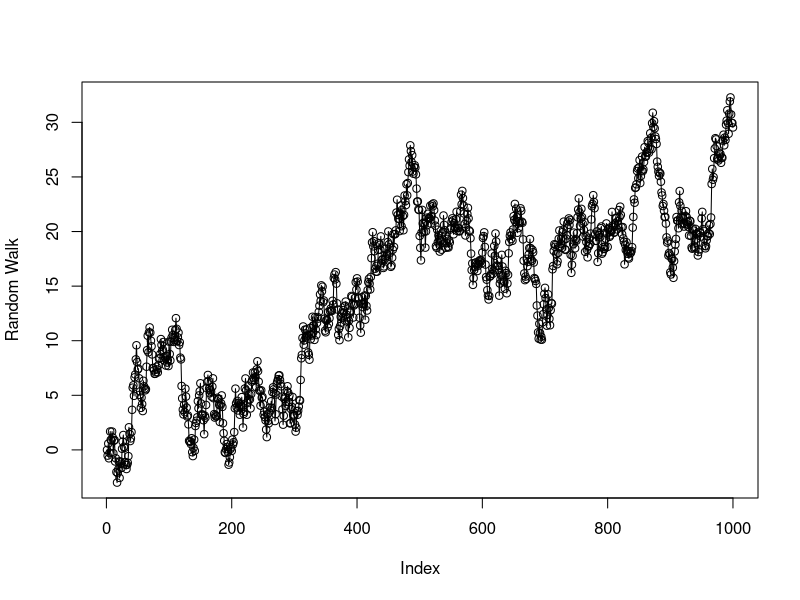
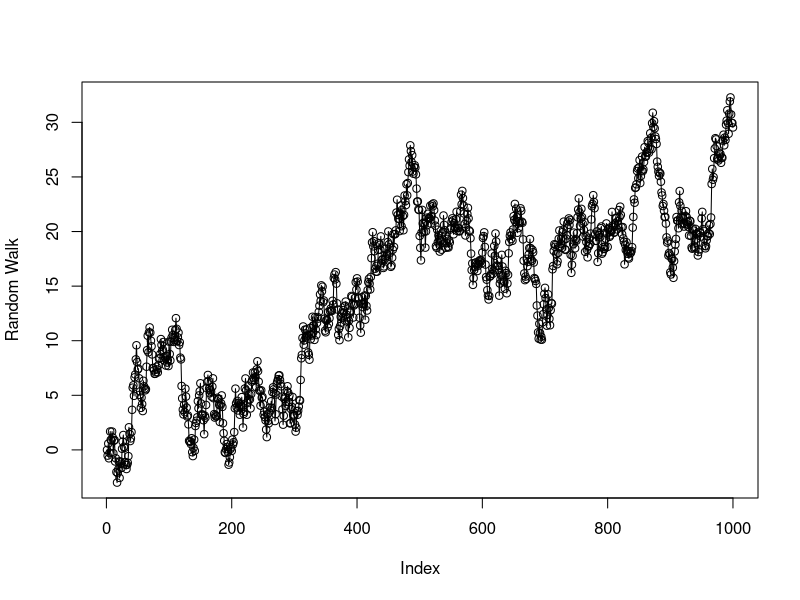
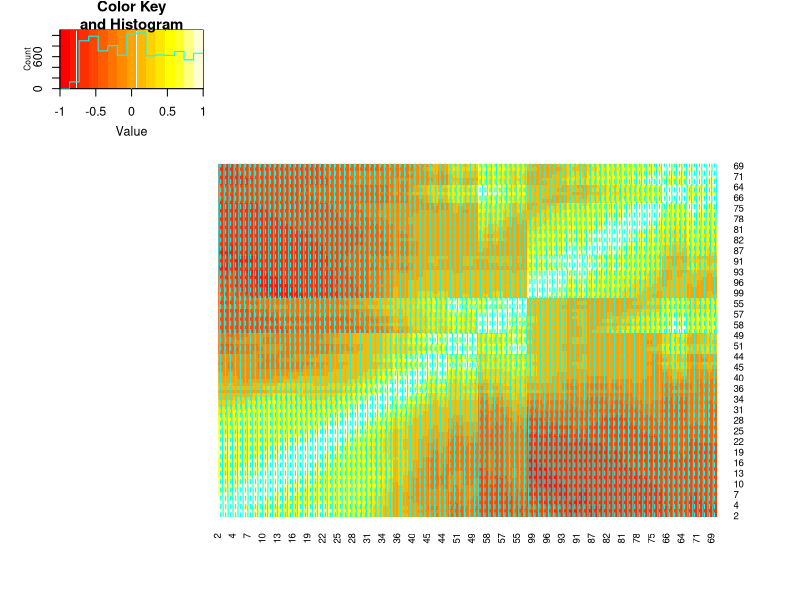

The R source for these figures, in order:
## ---- chunk 1
library(magrittr)
library(ggplot2)
library(dplyr)
library(gplots)
## ---- chunk 2
size = 1000 #need this to be big for later work, but reduce it to see ts character better in plot
e.series <- rnorm(size, mean = 0, sd = 1)
#e.series <- runif(size, min = -3, max = 3)

# Cauchy Distribution might be interesting to experiment with, as it has no higher moments and can generate some huge jumps in a random walk 
# Simulates a time series subject to massive disturbances
#e.series <- rcauchy(size, location = 0, scale = 1)


Y <- 0 #initial condition

for (i in 1:length(e.series)){
  Y <- c(Y, Y[i-1] + e.series[i])
}

plot(Y, type = "o", ylab = "Random Walk")

Y <- 0 #initial condition

for (i in 1:length(e.series)){
  Y <- c(Y, Y[i-1] + e.series[i])
}

plot(Y, type = "o", ylab = "Random Walk")
## ---- chunk 3
corr.distance = NULL
window = 100

for (i in 1:window) {
  corr.distance.obs = NULL
  
  for (j in 1:window) {
    
    corr.iter <- cor(Y[i:(window + i - 1)], Y[j:(window + j - 1)])
    corr.distance.obs <- c(corr.distance.obs, corr.iter)
  }
  
  corr.distance <- rbind(corr.distance, corr.distance.obs)
    
}

head(corr.distance)
## ---- chunk 4
corr.distance <- matrix(corr.distance, nrow = 100, ncol = 100)

heatmap.2(corr.distance, dendrogram = 'none')
